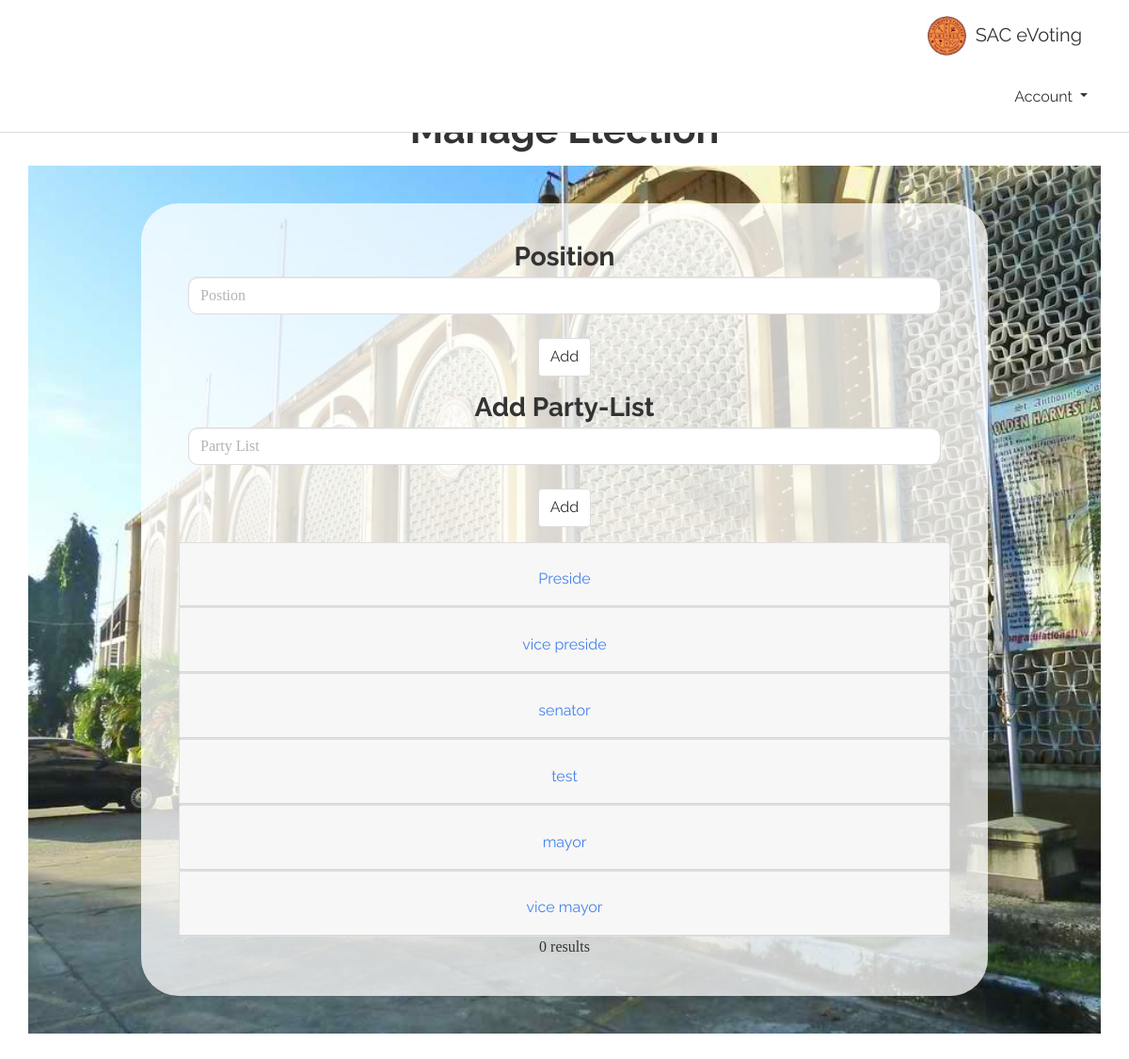
Screenshot of /manage-election.php?electionid=3 with the database file from the repository.
### tables this page shows
CREATE TABLE `election_positions` (
  `id` int(11) NOT NULL,
  `position_name` text NOT NULL,
  `election_id` int(11) NOT NULL
);

### manage-election.php (the view, shortened to what this page needs)
<?php
include 'dbconnect.php';
$election_id = $_REQUEST['electionid'];
include 'bootstrap.php';
?>
<!DOCTYPE html>
<html>
<head>
    <link rel="stylesheet" href="assets/bootstrap/css/bootstrap.min.css">
    <link rel="stylesheet" href="assets/css/styles.css">
    <link rel="stylesheet" href="assets/css/footer.css">
</head>
<body>
    <nav class="navbar navbar-inverse navbar-fixed-top">
        <div class="container-fluid">
            <div class="navbar-header">
                <a class="navbar-brand navbar-link" href="landing.html"><img src="assets/img/Saclogo1.png" id="logo">SAC eVoting</a>
            </div>
            <div class="collapse navbar-collapse" id="navcol-1">
                <ul class="nav navbar-nav navbar-right">
                    <li class="dropdown"><a class="dropdown-toggle" data-toggle="dropdown" aria-expanded="false" href="#">Account </a>
                    </li>
                </ul>
            </div>
        </div>
    </nav>
    <div id="content" class="form-1">
        <div class="container-fluid" id="candidates">
            <div class="row">
                <div class="col-md-8 col-md-offset-2">
                    <form class="form-horizontal custom-form">
                        <h1>Manage Election</h1></form>
                </div>
            </div>
        </div>
    </div>
    <div id="welcome1">
        <div class="jumbotron">
            <div>
          <form class="" action="add-positions.php?electionid=<?php echo $election_id;?>" method="post">
  <div class="form-2">
        <label for="position_name">Position</label>
        <input type="text" required name="position_name" class="form-control" id="position_name" aria-describedby="emailHelp" placeholder="Postion" >
  </div>
  <input type="submit" class="btn btn-default" value="Add">
</form>
            </div>
            <div>
    <form class="" action="add-partylist.php?electionid=<?php echo $election_id;?>" method="post">
  <div class="form-2">
        <label for="party_list_name">Add Party-List</label><br>
        <input type="text" required name="party_list_name" class="form-control" id="party_list_name" aria-describedby="emailHelp" placeholder="Party List">
  </div>
  <input type="submit" class="btn btn-default" value="Add">
</form>
            </div>
            <?php
$getPostions_sql = "SELECT * FROM election_positions WHERE election_id = $election_id";
$getPositionRequest = $conn->query($getPostions_sql);
 if ($getPositionRequest->num_rows > 0) {
     while($row = $getPositionRequest->fetch_assoc()) {
        $position_id = $row['id'];
         ?>
         <div id="accordion">
           <div class="card">
             <div class="card-header" id="headingOne">
               <h5 class="mb-0">
                 <button class="btn btn-link" data-toggle="collapse" data-target="#collapse<?php echo $position_id;?>" aria-expanded="true" aria-controls="collapseOne">
                  <?php echo "" . $row["position_name"]."";
                      ?>
                 </button>
               </h5>
             </div>
           </div>
         <?php
     }
 } else {
   echo "0 results";
 }
 $party_list_sql = "SELECT * FROM party_list WHERE election_id=$election_id";
 $partylist_result = $conn->query($party_list_sql);
 if ($partylist_result->num_rows>0) {
   while ($row = $partylist_result->fetch_assoc()) {
     $partid = $row['party_list_id'];
     echo $row['party_list_name']."<a href = 'edit-party-list.php?partid=$partid'>Edit</a> <a href = 'delete-party-list.php?partid=$partid'>delete</a><br>";
   }
 }else {
    echo "0 results";
 }
 ?>
   </div>
  </div>
</div>
        </div>
    </div>
</body>
</html>

### assets/css/styles.css (style rules this page uses)
#welcome1 { text-align:center; padding:40px; background:url(../../assets/img/SAC.jpg) no-repeat; background-size:cover; margin-left:30px; margin-right:30px; margin-bottom:30px; }
#welcome1 .jumbotron { border-radius:40px; padding:40px; max-width:900px; margin:auto; background-color:rgba(255,255,255,0.75); }
#logo { max-height:42px; margin-top:-1px; margin-right:10px; display:inline-block; }
#candidates { margin-top:70px; }
.form-2 { margin:0 auto 25px; max-width:800px; border-radius:2px; font-size:x-large; font:normal 28px raleway; text-align:center; }
h1 { text-align:center; }
.form-control { display:block; border-radius:10px; width:100%; margin-bottom:20px; font:initial; }
a { color:#4582ec; text-decoration:none; }

### rows the page displays
election_positions: position_name "Preside"
election_positions: position_name "vice preside"
election_positions: position_name "senator"
election_positions: position_name "test"
election_positions: position_name "mayor"
election_positions: position_name "vice mayor"
